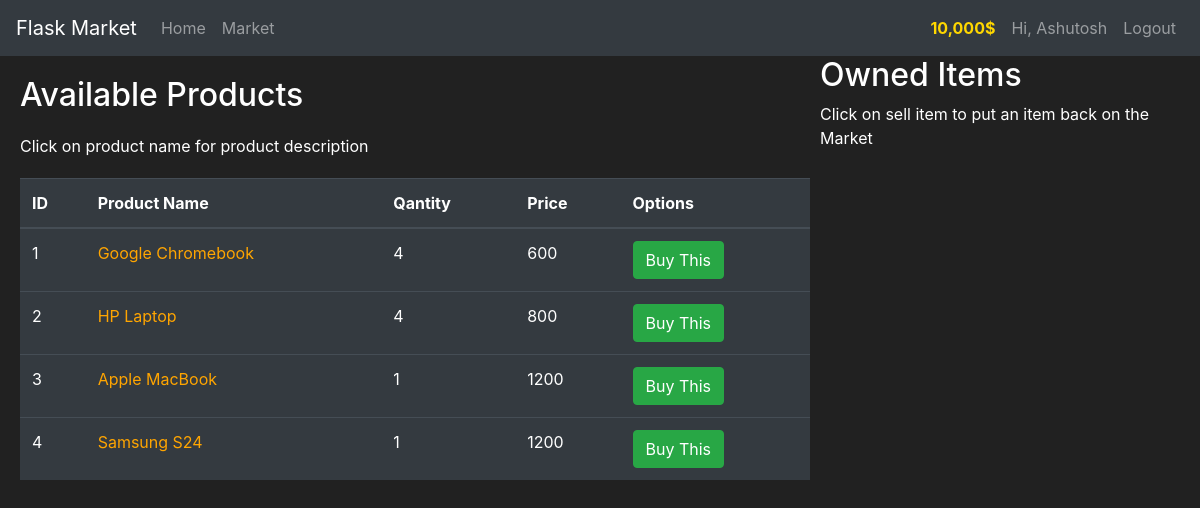
The app's page /market (signed in) with its own data.
### flask_package/models/UserModel.py (models this page shows, shortened)
class User(db.Model, UserMixin):
    id = db.Column(db.Integer(), primary_key=True)
    username = db.Column(db.String(length=20), nullable=False, unique=True)
    email_address = db.Column(db.String(length=50), nullable=False, unique=True)
    password_hash = db.Column(db.String(length=80), nullable=False)
    Budget = db.Column(db.Integer(), nullable=False, default=10000)
    itemCount = db.Column(db.Integer(), nullable=False, default=0)
    Item_ID = db.relationship('Item', secondary=UserItemLinkTable.__table__, backref='users', lazy=True)
    @property
    def display_budget(self):
        if len(str(self.Budget)) > 4:
            return '{},{}$'.format(str(self.Budget)[:-3], str(self.Budget)[-3:])
        else:
            return '{}$'.format(str(self.Budget))
    @property
    def password(self):
        self.paasword

### flask_package/models/ItemModel.py (models this page shows, shortened)
class Item(db.Model):
    id = db.Column(db.Integer(), primary_key=True)
    Product_Name = db.Column(db.String(length=50), nullable=False, unique=True)
    Quantity = db.Column(db.Integer(), nullable=False)
    Price = db.Column(db.Integer(), nullable=False)
    Description = db.Column(db.String(length=200), nullable=False)
    User_ID = db.relationship('User', secondary=UserModel.UserItemLinkTable.__table__, backref='items', lazy=True)
    def __repr__(self):
        return self.Product_Name

### flask_package/Routes/flask_routes.py (the view, shortened to what this page needs)
@app.route("/market", methods=['GET', 'POST'])
@login_required
def loadMarketPage():
    purchaseForm = PurchaseItemForm.PurchaseItemForm()
    returnForm = ReturnItemForm.ReturnItemForm()
    if request.method == 'GET':
        items = ItemModel.Item.query.all()
        print("items: {}".format(items))
        returnItems = db.session.query(ItemModel.Item).select_from(UserModel.User).join(UserModel.UserItemLinkTable).filter(ItemModel.Item.id==UserModel.UserItemLinkTable.itemId, UserModel.User.id==current_user.id).all()
        itemCountPerUser = db.session.query(UserModel.UserItemLinkTable.itemId, current_user.id, func.count(UserModel.UserItemLinkTable.userId)).group_by(UserModel.UserItemLinkTable.userId, UserModel.UserItemLinkTable.itemId).all()
        countList = []
        for tup in itemCountPerUser:
                for count in tup:
                    countList.append(count)
        for item_ID, user_ID, count in itemCountPerUser:
            print(item_ID)
            print(user_ID)
            print(count)
        print(countList)
        print("Current user id: {}".format(current_user.items))
        print("Item count: {} per userID: {}".format(itemCountPerUser, current_user.id))
        print("UserItemLinkTable.itemId : {}".format(UserModel.UserItemLinkTable.itemId))
        print("Return Items: {}".format(returnItems))
        return render_template('market.html', items=items, returnItems=returnItems, purchaseForm=purchaseForm, returnForm=returnForm)

### flask_package/models/UserModel.py (called while the page is built)
@login_manager.user_loader
def load_user(id):
    return User.query.get(int(id))

### flask_package/templates/market.html (shortened to what this page needs)
{% extends 'base_layout.html' %}
{% block content %}
    <div class="row">
        <div class="col-8">
                <table class="table table-hover table-dark" style="margin-top: 20px; margin-left: 20px;">
                    <h2 style="margin-top: 20px; margin-left: 20px;">Available Products</h2>
                    <p style="margin-top: 20px; margin-left: 20px;">Click on product name for product description</p>
                        <thead>
                            <tr>
                                <th scope="col">ID</th>
                                <th scope="col">Product Name</th>
                                <th scope="col">Qantity</th>
                                <th scope="col">Price</th>
                                <th scope="col">Options</th>
                            </tr>
                        </thead>
                        <tbody>
                            {% for dict in items %}
                            <tr>
                                <td>{{ dict.id }}</td>
                                <td><a style="color: orange;"  data-toggle="modal", data-target="#Modal-MoreInfo-{{ dict.id }}">{{ dict.Product_Name }} </a> </td>
                                <td>{{ dict.Quantity }}</td>
                                <td>{{ dict.Price }}</td>
                                <td>
                                    <button class="btn btn-outline btn-success" data-toggle="modal", data-target="#Modal-BuyItem-{{ dict.id }}">Buy This</button>
                                </td>
                            </tr>
                            {% endfor %}
                        </tbody>
                    </table>
        </div>
        <div class="col-4">
            <h2>Owned Items</h2>
            <p>Click on sell item to put an item back on the Market</p>
            <br>
       </div>
    </div>
{% endblock %}

### flask_package/templates/base_layout.html (shortened to what this page needs)
<!doctype html>
<html lang="en">
  <head>
    <link rel="stylesheet" href="https://cdn.jsdelivr.net/npm/bootstrap@4.5.3/dist/css/bootstrap.min.css">
  </head>
  <body>
    <nav class="navbar navbar-expand-md navbar-dark bg-dark">
      <a class="navbar-brand" href="{{ url_for('hello' )}}">Flask Market</a>
      <div class="collapse navbar-collapse" id="navbarNav">
        <ul class="navbar-nav mr-auto">
            <li class="nav-item">
                <a class="nav-link" href="{{ url_for('hello' )}}">Home <span class="sr-only">(current)</span></a>
            </li>
            <li class="nav-item">
                <a class="nav-link" href="{{ url_for('loadMarketPage') }}">Market</a>
            </li>
        </ul>
      {% if current_user.is_authenticated %}
        <ul class="navbar-nav">
          <li class="nav-item">
            <a class="nav-link" style="color: gold; font-weight: bold">
                {{ current_user.display_budget }}
            </a>
          </li>
          <li class="nav-item">
            <a class="nav-link">Hi, {{ current_user.username }}</a>
          </li>
          <li class="nav-item">
            <a class="nav-link" href="{{ url_for('logoutUser') }}">Logout</a>
          </li>
       </ul>
      {% endif %}
      </div>
    </nav>
      {% block content %}
      {% endblock %}
  </body>
</html>

### flask_package/templates/base_layout.html (style rules this page uses)
body { background-color: #212121; color: white }

### records on screen
User: display_budget "10,000$", username "Ashutosh"
Item: id "1", Product_Name "Google Chromebook", Quantity "4", Price "600"
Item: id "2", Product_Name "HP Laptop", Quantity "4", Price "800"
Item: id "3", Product_Name "Apple MacBook", Quantity "1", Price "1200"
Item: id "4", Product_Name "Samsung S24", Quantity "1", Price "1200"
